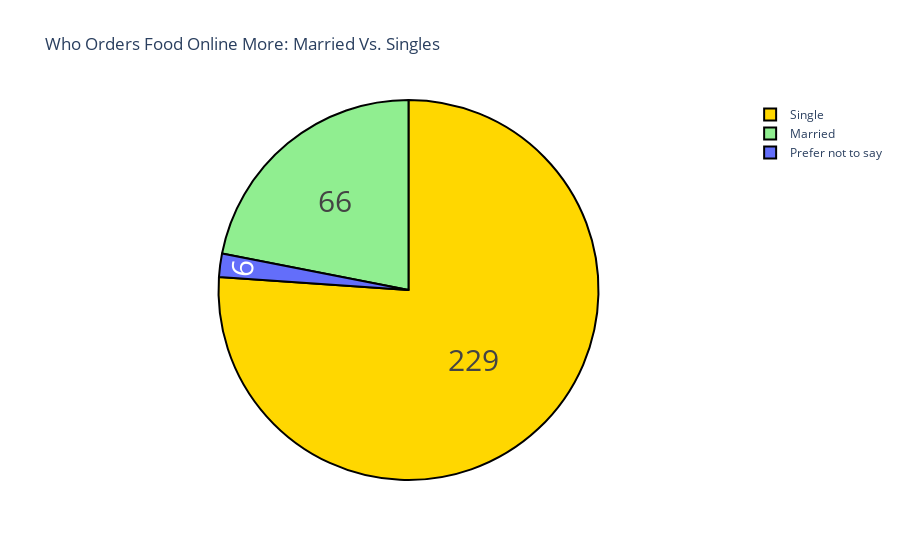

Write notebook code for a chart like this one.
### Code cell
marital = buying_again_data["Marital Status"].value_counts()
label = marital.index
counts = marital.values
colors = ['gold','lightgreen']

fig = go.Figure(data=[go.Pie(labels=label, values=counts)])
fig.update_layout(title_text='Who Orders Food Online More: Married Vs. Singles')
fig.update_traces(hoverinfo='label+percent', textinfo='value', textfont_size=30,
                  marker=dict(colors=colors, line=dict(color='black', width=2)))
fig.show()

### Figure 1 — Plotly figure (JSON) as saved in the notebook; plotly's stock layout.template omitted (floating-point values rounded to 4 significant figures)
{"data": [{"hoverinfo": "label+percent", "labels": ["Single", "Married", "Prefer not to say"], "marker": {"colors": ["gold", "lightgreen"], "line": {"color": "black", "width": 2}}, "textfont": {"size": 30}, "textinfo": "value", "type": "pie", "values": [229, 66, 6]}], "layout": {"title": {"text": "Who Orders Food Online More: Married Vs. Singles"}}}
